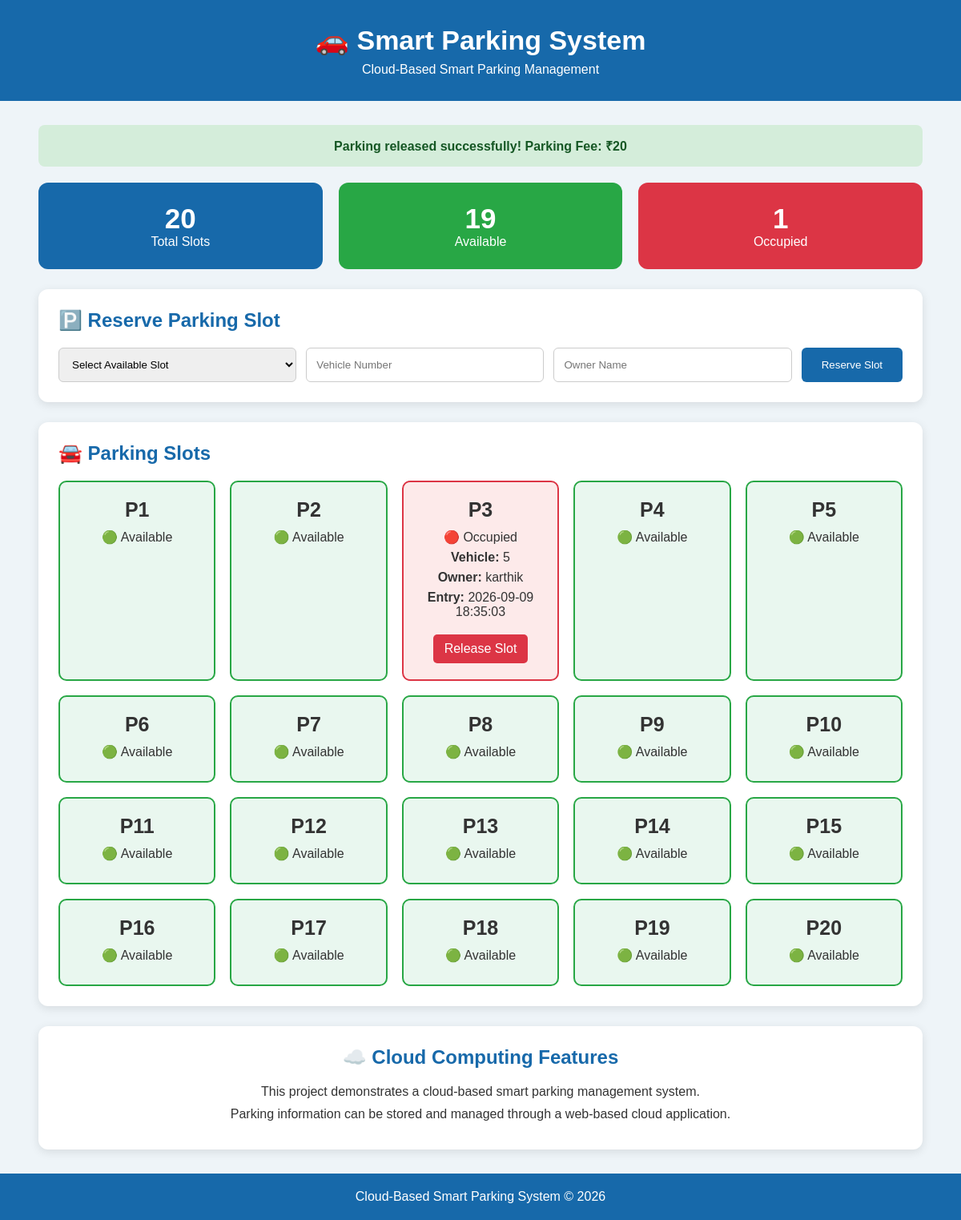
/release/3, run on the app's committed database.
### tables this page shows
CREATE TABLE parking_slots (
            id INTEGER PRIMARY KEY AUTOINCREMENT,
            slot_number TEXT UNIQUE NOT NULL,
            status TEXT NOT NULL DEFAULT 'Available',
            vehicle_number TEXT,
            owner_name TEXT,
            entry_time TEXT
        );

### app.py (the view)
@app.route("/release/<int:slot_id>")
def release(slot_id):
    conn = sqlite3.connect(DATABASE)
    cursor = conn.cursor()
    cursor.execute("""
        SELECT entry_time
        FROM parking_slots
        WHERE id = ?
    """, (slot_id,))
    result = cursor.fetchone()
    fee = 0
    if result and result[0]:
        entry_time = datetime.strptime(
            result[0],
            "%Y-%m-%d %H:%M:%S"
        )
        exit_time = datetime.now()
        duration = exit_time - entry_time
        hours = duration.total_seconds() / 3600
        hours = max(1, hours)
        fee = round(hours * 20, 2)
    cursor.execute("""
        UPDATE parking_slots
        SET status = 'Available',
            vehicle_number = NULL,
            owner_name = NULL,
            entry_time = NULL
        WHERE id = ?
    """, (slot_id,))
    conn.commit()
    conn.close()
    slots = get_slots()
    available, occupied = get_counts()
    return render_template(
        "index.html",
        slots=slots,
        available=available,
        occupied=occupied,
        total=available + occupied,
        message=f"Parking released successfully! Parking Fee: ₹{fee}"
    )

### app.py (called while the page is built)
def get_slots():
    conn = sqlite3.connect(DATABASE)
    cursor = conn.cursor()
    cursor.execute("""
        SELECT * FROM parking_slots
        ORDER BY id
    """)
    slots = cursor.fetchall()
    conn.close()
    return slots

def get_counts():
    conn = sqlite3.connect(DATABASE)
    cursor = conn.cursor()
    cursor.execute("""
        SELECT COUNT(*) FROM parking_slots
        WHERE status = 'Available'
    """)
    available = cursor.fetchone()[0]
    cursor.execute("""
        SELECT COUNT(*) FROM parking_slots
        WHERE status = 'Occupied'
    """)
    occupied = cursor.fetchone()[0]
    conn.close()
    return available, occupied

### templates/index.html (shortened to what this page needs)
<!DOCTYPE html>
<html lang="en">
<head>
    <link rel="stylesheet"
          href="{{ url_for('static', filename='style.css') }}">
</head>
<body>
<header>
    <h1>🚗 Smart Parking System</h1>
    <p>Cloud-Based Smart Parking Management</p>
</header>
<div class="container">
    {% if message %}
    <div class="message">
        {{ message }}
    </div>
    {% endif %}
    <div class="dashboard">
        <div class="stat total">
            <h2>{{ total }}</h2>
            <p>Total Slots</p>
        </div>
        <div class="stat available">
            <h2>{{ available }}</h2>
            <p>Available</p>
        </div>
        <div class="stat occupied">
            <h2>{{ occupied }}</h2>
            <p>Occupied</p>
        </div>
    </div>
    <div class="card">
        <h2>🅿️ Reserve Parking Slot</h2>
        <form action="/reserve" method="POST">
            <select name="slot_number" required>
                <option value="">
                    Select Available Slot
                </option>
            </select>
            <input
                type="text"
                name="vehicle_number"
                placeholder="Vehicle Number"
                required
            >
            <input
                type="text"
                name="owner_name"
                placeholder="Owner Name"
                required
            >
            <button type="submit">
                Reserve Slot
            </button>
        </form>
    </div>
    <div class="card">
        <h2>🚘 Parking Slots</h2>
        <div class="parking-grid">
            {% for slot in slots %}
            <div class="parking-slot
                {% if slot[2] == 'Available' %}
                    available-slot
                {% else %}
                    occupied-slot
                {% endif %}
            ">
                <h3>{{ slot[1] }}</h3>
                {% if slot[2] == "Available" %}
                    <p>🟢 Available</p>
                {% else %}
                    <p>🔴 Occupied</p>
                    <p>
                        <strong>Vehicle:</strong>
                        {{ slot[3] }}
                    </p>
                    <p>
                        <strong>Owner:</strong>
                        {{ slot[4] }}
                    </p>
                    <p>
                        <strong>Entry:</strong>
                        {{ slot[5] }}
                    </p>
                    <a
                        href="/release/{{ slot[0] }}"
                        class="release"
                        onclick="return confirm('Release this parking slot?')"
                    >
                        Release Slot
                    </a>
                {% endif %}
            </div>
            {% endfor %}
        </div>
    </div>
    <div class="card cloud">
        <h2>☁️ Cloud Computing Features</h2>
        <p>
            This project demonstrates a cloud-based
            smart parking management system.
        </p>
        <p>
            Parking information can be stored and managed
            through a web-based cloud application.
        </p>
    </div>
</div>
<footer>
    <p>
        Cloud-Based Smart Parking System © 2026
    </p>
</footer>
</body>
</html>

### static/style.css (style rules this page uses)
* { box-sizing: border-box; margin: 0; padding: 0; }
body { font-family: Arial, sans-serif; background: #eef4f8; color: #333; }
header { background: #1769aa; color: white; text-align: center; padding: 30px; }
header h1 { font-size: 34px; margin-bottom: 8px; }
.container { width: 92%; max-width: 1200px; margin: 30px auto; }
.message { background: #d4edda; color: #155724; padding: 15px; border-radius: 8px; margin-bottom: 20px; text-align: center; font-weight: bold; }
.dashboard { display: flex; gap: 20px; margin-bottom: 25px; }
.stat { flex: 1; padding: 25px; border-radius: 12px; text-align: center; color: white; }
.stat h2 { font-size: 35px; }
.total { background: #1769aa; }
.available { background: #28a745; }
.occupied { background: #dc3545; }
.card { background: white; padding: 25px; margin-bottom: 25px; border-radius: 12px; box-shadow: 0 3px 12px rgba(0, 0, 0, 0.1); }
.card h2 { color: #1769aa; margin-bottom: 20px; }
form { display: flex; flex-wrap: wrap; gap: 12px; }
input, select { flex: 1; min-width: 200px; padding: 12px; border: 1px solid #ccc; border-radius: 6px; }
button { padding: 12px 25px; background: #1769aa; color: white; border: none; border-radius: 6px; cursor: pointer; }
.parking-grid { display: grid; grid-template-columns: repeat( auto-fit, minmax(190px, 1fr) ); gap: 18px; }
.parking-slot { padding: 20px; border-radius: 10px; text-align: center; border: 2px solid #ddd; }
.parking-slot h3 { font-size: 25px; margin-bottom: 10px; }
.parking-slot p { margin: 7px 0; }
.available-slot { background: #e9f7ef; border-color: #28a745; }
.occupied-slot { background: #fdeaea; border-color: #dc3545; }
.release { display: inline-block; margin-top: 12px; padding: 9px 14px; background: #dc3545; color: white; text-decoration: none; border-radius: 5px; }
.cloud { text-align: center; }
.cloud p { margin: 10px; }
footer { background: #1769aa; color: white; text-align: center; padding: 20px; }

### data on the page
parking_slots: slot_number "P1", status "🟢 Available"
parking_slots: slot_number "P2", status "🟢 Available"
parking_slots: slot_number "P3", vehicle_number "5", owner_name "karthik", entry_time "2026-09-09 18:35:03"
parking_slots: slot_number "P4", status "🟢 Available"
parking_slots: slot_number "P5", status "🟢 Available"
parking_slots: slot_number "P6", status "🟢 Available"
parking_slots: slot_number "P7", status "🟢 Available"
parking_slots: slot_number "P8", status "🟢 Available"
parking_slots: slot_number "P9", status "🟢 Available"
parking_slots: slot_number "P10", status "🟢 Available"
parking_slots: slot_number "P11", status "🟢 Available"
parking_slots: slot_number "P12", status "🟢 Available"
parking_slots: slot_number "P13", status "🟢 Available"
parking_slots: slot_number "P14", status "🟢 Available"
parking_slots: slot_number "P15", status "🟢 Available"
parking_slots: slot_number "P16", status "🟢 Available"
parking_slots: slot_number "P17", status "🟢 Available"
parking_slots: slot_number "P18", status "🟢 Available"
parking_slots: slot_number "P19", status "🟢 Available"
parking_slots: slot_number "P20", status "🟢 Available"

### other printed values
{{ message }} "Parking released successfully! Parking Fee: ₹20"
{{ total }} "20"
{{ available }} "19"
{{ occupied }} "1"
